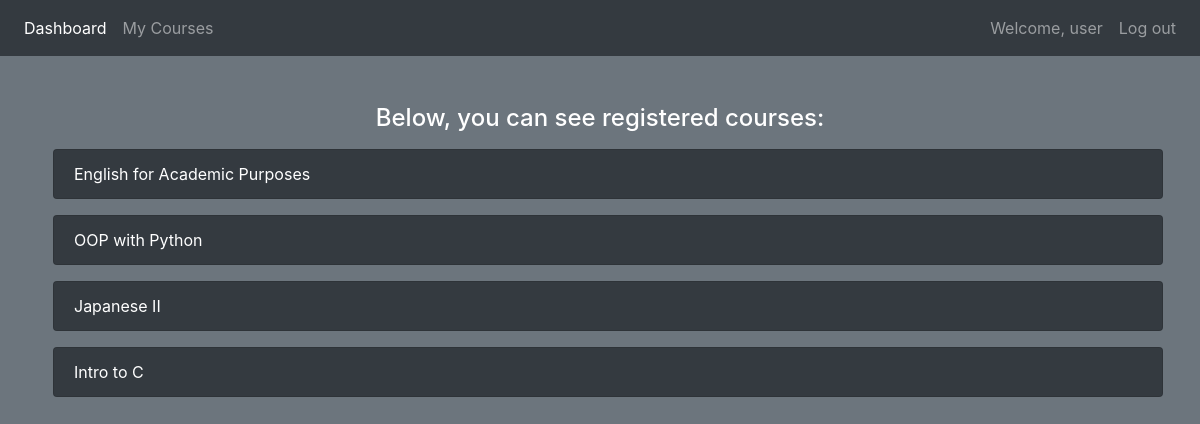
Page /my_courses/ (signed in) on the committed database.
### courses/models.py (models this page shows, shortened)
class Course(models.Model):
    DANCE = "Dance"
    PROG = "Programming"
    LANG = "Language"
    TYPES = [
        (DANCE, "Dance"),
        (PROG, "Programming"),
        (LANG, "Language"),
    ]
    name = models.CharField(max_length=100)
    desc = models.TextField()
    type = models.CharField(max_length=15, choices=TYPES, default=DANCE)
    due_date = models.DateTimeField()
    active = models.BooleanField(default=True)
    price = models.DecimalField(max_digits=5, decimal_places=2)
    students = models.ManyToManyField(User, blank=True)
    def __str__(self):
        return self.name

### courses/views.py (the view)
# urls.py: path('my_courses/', views.my_courses, name='my_courses'),
@login_required(login_url='login')
def my_courses(request):
    user = User.objects.get(username=request.user)
    registered_courses = user.course_set.all()
    return render(request, 'courses/my_courses.html', { 'registered_courses': registered_courses })

### courses/templates/courses/my_courses.html
{% extends 'courses/base.html' %}
{% block content %}
<div class="container pt-5">
    <div class="container-fluid">
        <h4 class="text-white text-center">Below, you can see registered courses:</h4>
    </div>
    {% for course in registered_courses %}
  <div class="list-group">
    <a href="{% url 'course_detail' course.id %}" class="list-group-item list-group-item-action bg-dark m-2 text-white">{{ course }}</a>
  </div>
  {% endfor %}
</div>
{% endblock %}

### courses/templates/courses/base.html (shortened to what this page needs)
{% load static %}
<!doctype html>
<html lang="en">
<head>
  <link rel="stylesheet" href="https://maxcdn.bootstrapcdn.com/bootstrap/4.0.0/css/bootstrap.min.css"
>
</head>
<body class="bg-secondary">
  <nav class="navbar navbar-expand-md navbar-dark bg-dark">
    <div class="navbar-collapse collapse w-100 order-1 order-md-0 dual-collapse2">
        <ul class="navbar-nav mr-auto">
            <li class="nav-item active">
                <a class="nav-link" href="{% url 'dashboard' %}">Dashboard</a>
            </li>
            <li class="nav-item">
                <a class="nav-link" href="{% url 'my_courses' %}">My Courses</a>
            </li>
        </ul>
    </div>
    <div class="navbar-collapse collapse w-100 order-3 dual-collapse2">
        <ul class="navbar-nav ml-auto">
            <li class="nav-item">
              <a class="nav-link" href="">Welcome, {{ request.user }}</a>
            </li>
            <li class="nav-item">
                <a class="nav-link" href="{% url 'logout' %}">Log out</a>
            </li>
        </ul>
    </div>
</nav>
  {% block content %}
  {% endblock %}
</body>
</html>

### rows in the picture
Course: name "English for Academic Purposes"
Course: name "OOP with Python"
Course: name "Japanese II"
Course: name "Intro to C"

### other values in the picture
{{ request.user }} "user"
